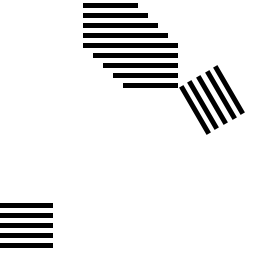
Frame 1 (no input)
Frame 60 (the mouse pressed at the canvas centre just before this capture): identical to frame 1, image omitted
Frame 120 (the mouse held since frame 60 and released just before this capture): identical to frame 1, image omitted

The Processing sketch that drew this single still picture (run headless with seeded random() and noise(); from frame 60 on, the mouse is pressed at the canvas centre):

// Processing sketch: translateGrid
// ── translateGrid.pde
// Tasks
// 1. Fill in lineSegment function
// 2. Make the first line group appear on bottom left
// 3. Draw series across the middle
// 4. Translate, rotate, and draw the final line group

int lineCount = 5;
int lineWidth = 5;
int lineLength = 50;

void setup()
{
  size(255, 255);
  noFill();
  strokeCap(PROJECT);
  strokeWeight(lineWidth);
}

// 1: Use a function to draw groups of lines
void lineSegment()
{
  for (int i = 0; i < lineCount; i++)
  {
    int y = i * ( lineWidth * 2 );
    line(0, y, lineLength, y);
  }
  // 1A: A for loop that uses lineCount for end condition
    // 1B: Inside for loop, draw a line( x1,y1,x2,y2)
    // Tip: spacing is --> 
}

void draw() 
{
  background(255);
  
  // 2. Translate to bottom left, draw line segment
  // Tip: y translation is --> height-lineCount*(lineWidth*2)
  pushMatrix();
  translate(0, height-lineCount*(lineWidth*2));
  lineSegment();
  popMatrix();
  
  pushMatrix();
  translate(width/3,lineWidth);
  for (int i = 0; i < 5; i++)
  {
    lineSegment();
    translate(lineWidth*2, lineWidth*2);
  }
  popMatrix();
  // 3A: Use push pop matrix, tranlate down by lineWidth and across by width/3
  // 3B: draw 5 line groups, moving down and to the right
  // Tip: use a for loop with a translate inside it to draw groups.
  
  // 4A: Translate and rotate 60 degrees
  // 4B: Draw line segment
  // Tip: the rotate function work in radians, with use fraction of PI or radians(value)
  pushMatrix();
  translate(width*.85, height/4 + lineWidth);
  rotate(PI/3);
  // rotate(radians(60));
  lineSegment();
  popMatrix();
}
